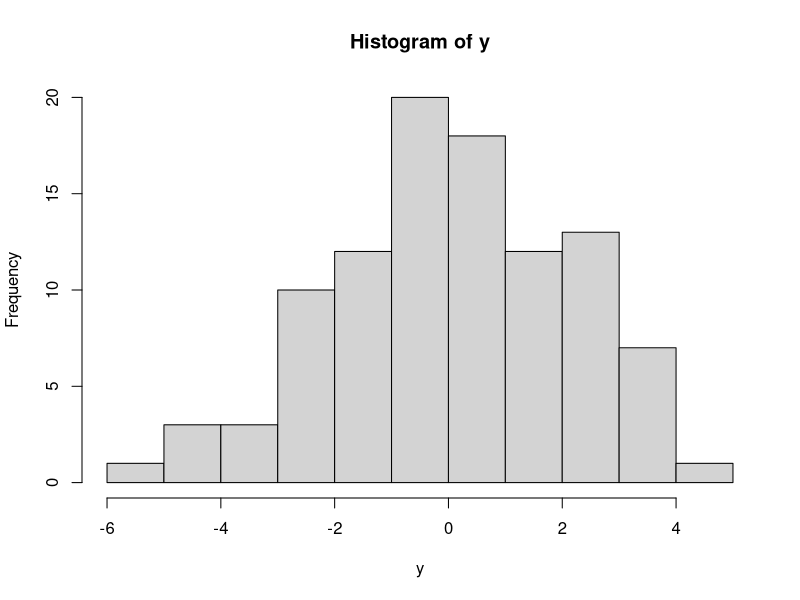
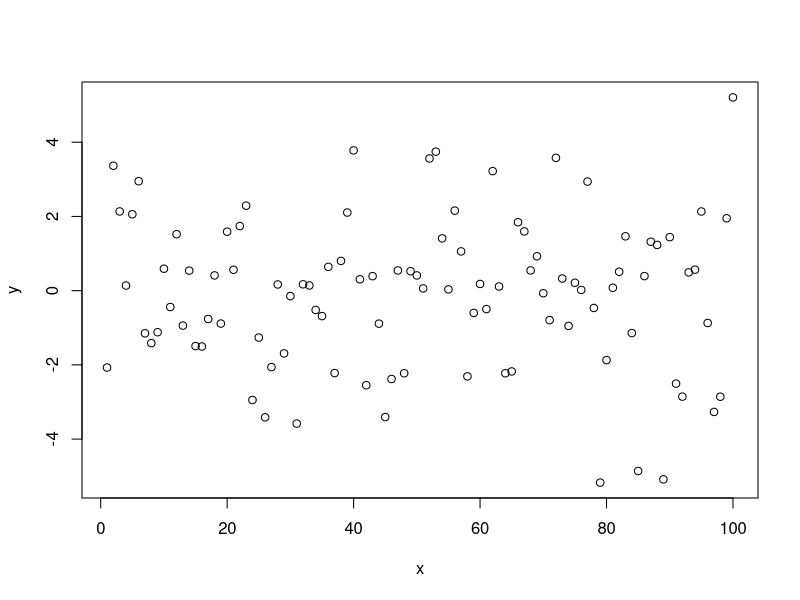

Source code (R) for these figures, in order:
## ---- chunk 1
#| echo: true
library(tidyverse)
# Create example data frames
df1 <- data.frame(
  studentId = c(1, 2, 3, 4),
  name = c("Alice", "Bob", "Carol", "David"),
  score = c(85, 92, 78, 88)
)

df2 <- data.frame(
  studentId = c(2, 3, 4, 5),
  department = c("Biology", "Chemistry", "Physics", "Math"),
  year = c(2, 3, 1, 4)
)

inner_join(df1, df2, by = "studentId")

## ---- chunk 2
#| echo: true
x <- 1:10
x
x * 2

## ---- chunk 3
#| echo: true

y <- rnorm(100, mean = 0, sd = 2)
hist(y)

## ---- chunk 4
#| echo: true

x <- 1:100
y <- rnorm(100, mean = 0, sd = 2)
plot(x, y)
